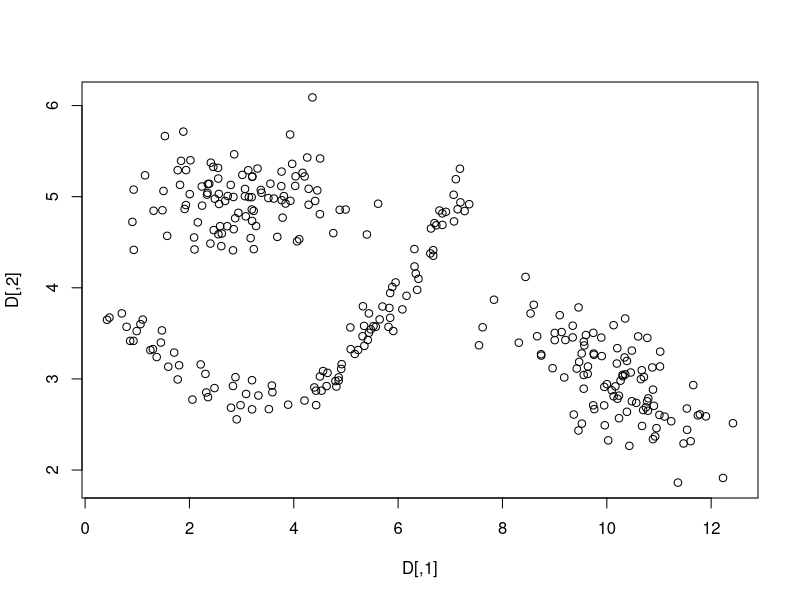

R code for this plot:
setwd('/Users/zaki/research/DataMiningBook/dm08/CLUST/representative/figs')

library(mvtnorm)

#two normals
m1=c(3,5)
#s1=matrix(c(1,0.4,0.4,0.2),2,2)
s1=matrix(c(1,0,0,0.1),2,2)

m2=c(10,3)
s2=matrix(c(1,-0.3,-0.3,0.2),2,2)

C1 = rmvnorm(100,m1,s1)
C2 = rmvnorm(100,m2,s2)

# one parabolic: tip at (h,k), width by a
a=0.15
h=3
k=2.5
C3 = matrix(0,100,2)
for (i in 1:100){
	x = runif(1,0.25,7)
	y = a*(x-h)^2+k
	x = x + runif(1,0,0.5) #add noise
	y = y + runif(1,0,0.5) #add noise
	C3[i,] = c(x,y) #scale the y coord
}

D = rbind(C1,C2,C3)
plot(D)

Y = c(rep(1,100), rep(2,100), rep(3,100))
Z = cbind(D,Y)
write.table(Z,'nldata.txt', row.names=FALSE, col.names=F, sep=',')
